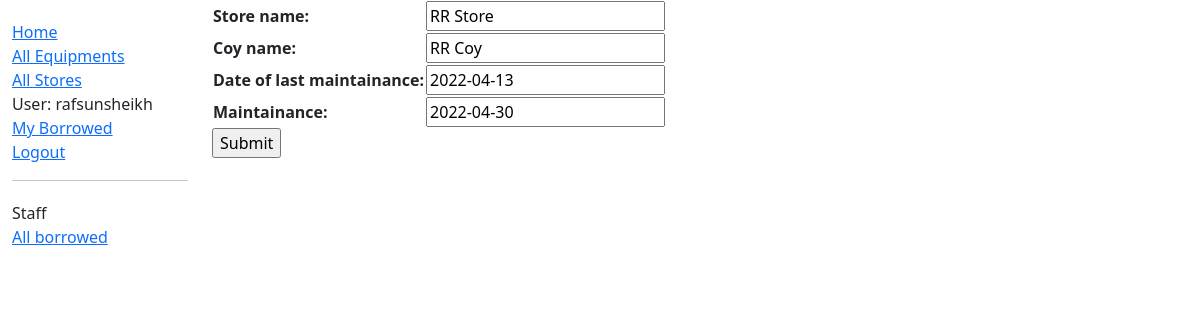
/catalog/store/1/update/ (signed in), run on the app's committed database.
### catalog/models.py (models this page shows, shortened)
class Store(models.Model):
    store_name = models.CharField(max_length=100)
    coy_name = models.CharField(max_length=100)
    date_of_last_maintainance = models.DateField(null=True, blank=True)
    date_of_next_maintainance = models.DateField('Maintainance', null=True, blank=True)
    class Meta:
        ordering = ['coy_name', 'store_name']

### catalog/views.py (the view)
# urls.py: path('store/<int:pk>/update/', views.StoreUpdate.as_view(), name='store-update'),
class StoreUpdate(PermissionRequiredMixin, UpdateView):
    model = Store
    fields = '__all__' # Not recommended (potential security issue if more fields added)
    permission_required = 'catalog.can_mark_returned'

### catalog/templates/catalog/store_form.html (shortened to what this page needs)
{% extends "base_generic.html" %}
{% block content %}
<form action="" method="post">
    <table>
    {{ form.as_table }}
    </table>
    <input type="submit" value="Submit" />
</form>
{% endblock %}

### catalog/templates/base_generic.html (shortened to what this page needs)
<!DOCTYPE html>
<html lang="en">
<head>
  <link href="https://cdn.jsdelivr.net/npm/bootstrap@5.1.3/dist/css/bootstrap.min.css" rel="stylesheet">
  {% load static %}
  <link rel="stylesheet" href="{% static 'css/styles.css' %}">
</head>
<body>
  <div class="container-fluid">
    <div class="row">
      <div class="col-sm-2">
      {% block sidebar %}
        <ul class="sidebar-nav">
          <li><a href="{% url 'index' %}">Home</a></li>
          <li><a href="{% url 'equipments' %}">All Equipments</a></li>
          <li><a href="{% url 'stores' %}">All Stores</a></li>
        {% if user.is_authenticated %}
            <li>User: {{ user.get_username }}</li>
            <li><a href="{% url 'my-borrowed' %}">My Borrowed</a></li>
            <li><a href="{% url 'logout'%}?next={{request.path}}">Logout</a></li>
        {% else %}
            <li><a href="{% url 'login'%}?next={{request.path}}">Login</a></li>
        {% endif %}
    </ul>
    {% if user.is_staff %}
      <hr />
        <ul class="sidebar-nav">
          <li>Staff</li>
          {% if perms.catalog.can_mark_returned %}
          <li><a href="{% url 'all-borrowed' %}">All borrowed</a></li>
    {% endif %}
    </ul>
     {% endif %}
     {% endblock %}
      </div>
      <div class="col-sm-10 ">{% block content %}{% endblock %}
      </div>
    </div>
  </div>
</body>
</html>

### catalog/static/css/styles.css (style rules this page uses)
.sidebar-nav { margin-top: 20px; padding: 0; list-style: none; }

### data on the page
Store: store_name "RR Store", coy_name "RR Coy", date_of_last_maintainance "2022-04-13", date_of_next_maintainance "2022-04-30"

### other printed values
{{ user.get_username }} "rafsunsheikh"
